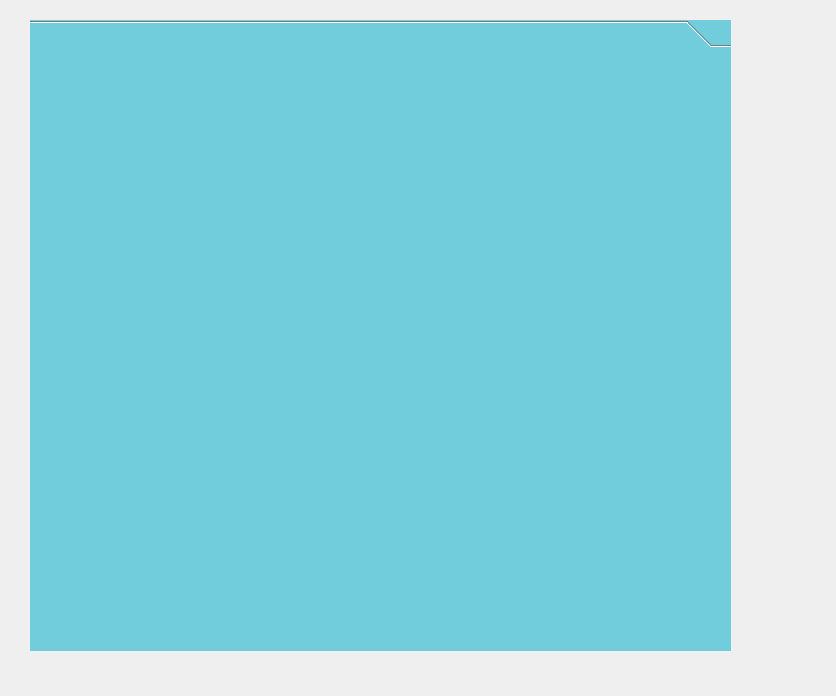
<?xml version="1.0" encoding="UTF-8"?>
<ui version="4.0">
 <class>plusdet</class>
 <widget class="QWidget" name="plusdet">
  <property name="geometry">
   <rect>
    <x>0</x>
    <y>0</y>
    <width>836</width>
    <height>696</height>
   </rect>
  </property>
  <property name="windowTitle">
   <string>Form</string>
  </property>
  <widget class="QToolBox" name="toolBox">
   <property name="geometry">
    <rect>
     <x>30</x>
     <y>20</y>
     <width>701</width>
     <height>631</height>
    </rect>
   </property>
   <property name="font">
    <font>
     <pointsize>12</pointsize>
    </font>
   </property>
   <property name="styleSheet">
    <string notr="true">background-color: rgb(113, 205, 220);</string>
   </property>
   <widget class="QWidget" name="toolBoxPage1" native="true">
    <attribute name="label">
     <string/>
    </attribute>
   </widget>
  </widget>
 </widget>
 <resources/>
 <connections/>
</ui>
